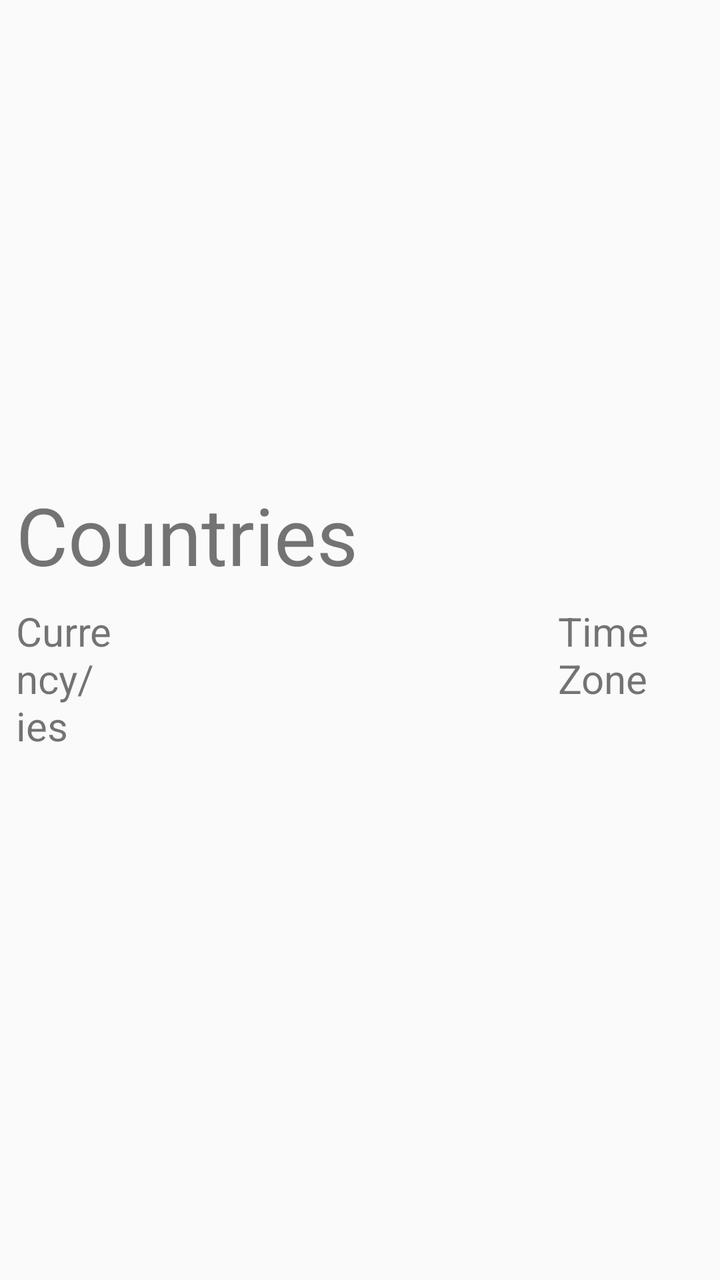
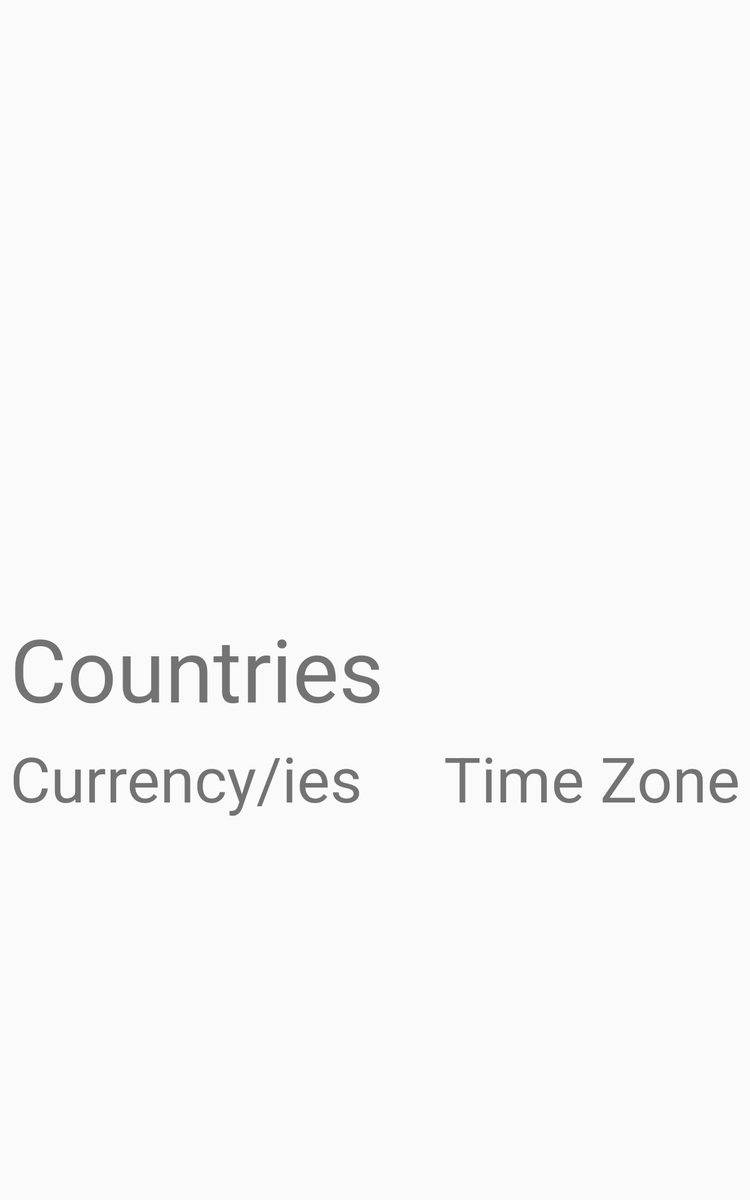

The same Android screen from two of the app's own layout files: first res/layout/ as a phone draws it, then the author's variant for another configuration, drawn on a device whose configuration selects that folder. Both files follow.
<!-- AndroidManifest.xml: application theme AppBaseTheme -->
<!-- res/layout/fragment_country_details.xml -->
<?xml version="1.0" encoding="utf-8"?>
<android.support.constraint.ConstraintLayout xmlns:android="http://schemas.android.com/apk/res/android"
    xmlns:app="http://schemas.android.com/apk/res-auto"
    xmlns:tools="http://schemas.android.com/tools"
    android:layout_width="match_parent"
    android:layout_height="match_parent"
    tools:context=".ui.countrydetail.CountryDetailsFrag">

    

    <android.support.v7.widget.AppCompatImageView
        android:id="@+id/CountryFlagDetails"
        android:layout_width="match_parent"
        android:layout_height="0dp"
        android:contentDescription="@string/app_name"
        app:layout_constraintDimensionRatio="w,11:17"
        app:layout_constraintEnd_toEndOf="parent"
        app:layout_constraintStart_toStartOf="parent"
        app:layout_constraintTop_toTopOf="parent"
        app:srcCompat="@drawable/ic_launcher_background" />

    <android.support.v7.widget.AppCompatTextView
        android:id="@+id/CountryName"
        android:layout_width="match_parent"
        android:layout_height="wrap_content"
        android:layout_marginEnd="8dp"
        android:layout_marginLeft="8dp"
        android:layout_marginRight="8dp"
        android:layout_marginStart="8dp"
        android:layout_marginTop="8dp"
        android:text="@string/app_name"
        android:textSize="40sp"
        app:layout_constraintDimensionRatio="w,4:3"
        app:layout_constraintEnd_toEndOf="parent"
        app:layout_constraintStart_toStartOf="parent"
        app:layout_constraintTop_toBottomOf="@+id/CountryFlagDetails" />

    <android.support.v7.widget.AppCompatTextView
        android:id="@+id/TimeZoneHeading"
        android:layout_width="0dp"
        android:layout_height="wrap_content"
        android:layout_marginEnd="8dp"
        android:layout_marginRight="8dp"
        android:layout_marginTop="8dp"
        android:ellipsize="end"
        android:scrollHorizontally="true"
        android:text="@string/timezone"
        android:textSize="20sp"
        app:layout_constraintDimensionRatio="w,19:7"
        app:layout_constraintEnd_toEndOf="parent"
        app:layout_constraintTop_toBottomOf="@+id/CountryName" />

    <android.support.v7.widget.AppCompatTextView
        android:id="@+id/CurrenciesHeading"
        android:layout_width="0dp"
        android:layout_height="wrap_content"
        android:layout_marginLeft="8dp"
        android:layout_marginStart="8dp"
        android:layout_marginTop="8dp"
        android:ellipsize="end"
        android:scrollHorizontally="true"
        android:text="@string/currency"
        android:textSize="20sp"
        app:layout_constraintDimensionRatio="w,19:7"
        app:layout_constraintStart_toStartOf="parent"
        app:layout_constraintTop_toBottomOf="@+id/CountryName" />

    <android.support.v7.widget.LinearLayoutCompat
        android:layout_width="match_parent"
        android:layout_height="0dp"
        android:layout_marginEnd="8dp"
        android:layout_marginLeft="8dp"
        android:layout_marginRight="8dp"
        android:layout_marginStart="8dp"
        android:layout_marginTop="8dp"
        android:orientation="horizontal"
        app:layout_constraintBottom_toBottomOf="parent"
        app:layout_constraintEnd_toEndOf="parent"
        app:layout_constraintStart_toStartOf="parent"
        app:layout_constraintTop_toBottomOf="@+id/CurrenciesHeading">

        <android.support.v7.widget.RecyclerView
            android:id="@+id/CurrencyHolderRV"
            android:layout_width="0dp"
            android:layout_weight="1"
            android:layout_height="match_parent"
            android:scrollbars="horizontal|vertical" />
        <android.support.v7.widget.RecyclerView
            android:id="@+id/TimeZoneHolderRV"
            android:layout_width="0dp"
            android:layout_weight="1"
            android:layout_height="match_parent"
            android:scrollbars="horizontal|vertical" />
    </android.support.v7.widget.LinearLayoutCompat>
</android.support.constraint.ConstraintLayout>
<!-- resources referenced by this layout -->
<resources>
  <string name="app_name">Countries</string>
  <string name="currency">Currency/ies</string>
  <string name="timezone">Time Zone</string>
  <style name="AppBaseTheme" parent="Base.Theme.AppCompat.Light.DarkActionBar">
          
          <item name="colorPrimary">@color/colorPrimary</item>
          <item name="colorPrimaryDark">@color/colorPrimaryDark</item>
          <item name="colorAccent">@color/colorAccent</item>
      </style>
  <color name="colorPrimary">#3F51B5</color>
  <color name="colorPrimaryDark">#303F9F</color>
  <color name="colorAccent">#FF4081</color>
</resources>
<!-- res/layout-sw600dp/fragment_country_details.xml (the author's variant of the layout above) -->
<!-- drawn on a 7-inch tablet held upright -->
<?xml version="1.0" encoding="utf-8"?>
<android.support.v4.widget.NestedScrollView xmlns:android="http://schemas.android.com/apk/res/android"
    xmlns:app="http://schemas.android.com/apk/res-auto"
    xmlns:tools="http://schemas.android.com/tools"
    android:layout_width="match_parent"
    android:layout_height="match_parent"
    tools:context=".ui.countrydetail.CountryDetailsFrag">
    <android.support.constraint.ConstraintLayout
        android:layout_width="match_parent"
        android:layout_height="match_parent">

        

        <android.support.v7.widget.AppCompatImageView
            android:id="@+id/CountryFlagDetails"
            android:layout_width="match_parent"
            android:layout_height="0dp"
            android:contentDescription="@string/app_name"
            app:layout_constraintDimensionRatio="w,4:5"
            app:layout_constraintEnd_toEndOf="parent"
            app:layout_constraintStart_toStartOf="parent"
            app:layout_constraintTop_toTopOf="parent"
            app:srcCompat="@drawable/ic_launcher_background" />

        <android.support.v7.widget.AppCompatTextView
            android:id="@+id/CountryName"
            android:layout_width="0dp"
            android:layout_height="wrap_content"
            android:ellipsize="end"
            android:scrollHorizontally="true"
            android:layout_marginEnd="8dp"
            android:layout_marginLeft="8dp"
            android:layout_marginRight="8dp"
            android:layout_marginStart="8dp"
            android:layout_marginTop="8dp"
            android:text="@string/app_name"
            android:textSize="70sp"
            app:layout_constraintEnd_toEndOf="parent"
            app:layout_constraintStart_toStartOf="parent"
            app:layout_constraintTop_toBottomOf="@+id/CountryFlagDetails" />

        <android.support.v7.widget.AppCompatTextView
            android:id="@+id/TimeZoneHeading"
            android:layout_width="0sp"
            android:layout_height="wrap_content"
            android:ellipsize="end"
            android:scrollHorizontally="true"
            android:layout_marginEnd="8dp"
            android:layout_marginRight="8dp"
            android:layout_marginTop="8dp"
            android:text="@string/timezone"
            android:textSize="50sp"
            app:layout_constraintEnd_toEndOf="parent"
            app:layout_constraintTop_toBottomOf="@+id/CountryName" />

        <android.support.v7.widget.AppCompatTextView
            android:id="@+id/CurrenciesHeading"
            android:layout_width="0sp"
            android:layout_height="wrap_content"
            android:ellipsize="end"
            android:scrollHorizontally="true"
            android:layout_marginLeft="8dp"
            android:layout_marginStart="8dp"
            android:layout_marginTop="8dp"
            android:text="@string/currency"
            android:textSize="50sp"
            app:layout_constraintStart_toStartOf="parent"
            app:layout_constraintTop_toBottomOf="@+id/CountryName" />

        <android.support.v7.widget.LinearLayoutCompat
            android:layout_width="match_parent"
            android:layout_height="wrap_content"
            android:layout_marginEnd="8dp"
            android:layout_marginLeft="8dp"
            android:layout_marginRight="8dp"
            android:layout_marginStart="8dp"
            android:layout_marginTop="8dp"
            android:orientation="horizontal"
            app:layout_constraintBottom_toBottomOf="parent"
            app:layout_constraintEnd_toEndOf="parent"
            app:layout_constraintStart_toStartOf="parent"
            app:layout_constraintTop_toBottomOf="@+id/CurrenciesHeading">

            <android.support.v7.widget.RecyclerView
                android:id="@+id/CurrencyHolderRV"
                android:layout_width="0dp"
                android:layout_weight="1"
                android:layout_height="match_parent"
                android:scrollbars="horizontal|vertical" />
            <android.support.v7.widget.RecyclerView
                android:id="@+id/TimeZoneHolderRV"
                android:layout_width="0dp"
                android:layout_weight="1"
                android:layout_height="match_parent"
                android:scrollbars="horizontal|vertical" />
        </android.support.v7.widget.LinearLayoutCompat>
    </android.support.constraint.ConstraintLayout>
</android.support.v4.widget.NestedScrollView>
